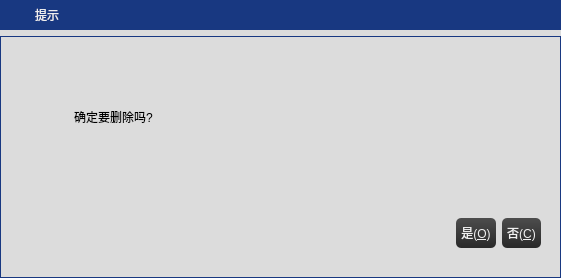
<?xml version="1.0" encoding="UTF-8"?>
<ui version="4.0">
 <class>frmMessageBox</class>
 <widget class="QDialog" name="frmMessageBox">
  <property name="geometry">
   <rect>
    <x>0</x>
    <y>0</y>
    <width>561</width>
    <height>278</height>
   </rect>
  </property>
  <property name="windowTitle">
   <string>提示</string>
  </property>
  <property name="styleSheet">
   <string notr="true">QWidget
{
     background-color: #DCDCDC;
     padding: 1px;
     border-radius: 0px;
     opacity: 0;
}

QWidget#widget_title{
	background: qlineargradient(spread:pad, x1:0, y1:0, x2:0, y2:1, stop:0 #183881, stop:1 #183881);
}

QLabel#lab_Ico,QLabel#lab_Title{
	border-radius:0px;
	color: #F0F0F0;
	background-color:rgba(0,0,0,0);
	border-style:none;
}

.QGroupBox{
	border: 1px solid #183881;
	border-radius: 0px;
}

.QPushButton{
	border-style: none;
	border: 0px;
	color: #F0F0F0;
	padding: 5px;	
	min-height: 20px;
	border-radius:5px;
	background: qlineargradient(spread:pad, x1:0, y1:0, x2:0, y2:1, stop:0 #4D4D4D, stop:1 #292929); 
}

QPushButton#btnMenu_Close{
	border-style: none;
	border: 0px;
	color: #F0F0F0;
	padding: 5px;	
	min-height: 20px;
	border-radius:0px;
	background: qlineargradient(spread:pad, x1:0, y1:0, x2:0, y2:1, stop:0 #183881, stop:1 #183881); 
}


.QPushButton:hover{ 
	background: qlineargradient(spread:pad, x1:0, y1:0, x2:0, y2:1, stop:0 #636363, stop:1 #575757);
}

.QPushButton:pressed{ 
	background: qlineargradient(spread:pad, x1:0, y1:0, x2:0, y2:1, stop:0 #4D4D4D, stop:1 #292929);
}


QPushButton#btnMenu_Close:hover{
	background-color: qlineargradient(spread:pad, x1:0, y1:1, x2:0, y2:0, stop:0 rgba(238, 0, 0, 128), stop:1 rgba(238, 44, 44, 255));
}

</string>
  </property>
  <layout class="QGridLayout" name="gridLayout">
   <property name="leftMargin">
    <number>0</number>
   </property>
   <property name="topMargin">
    <number>0</number>
   </property>
   <property name="rightMargin">
    <number>0</number>
   </property>
   <property name="bottomMargin">
    <number>0</number>
   </property>
   <item row="0" column="0">
    <widget class="QWidget" name="widget_title" native="true">
     <property name="sizePolicy">
      <sizepolicy hsizetype="Preferred" vsizetype="Fixed">
       <horstretch>0</horstretch>
       <verstretch>0</verstretch>
      </sizepolicy>
     </property>
     <property name="minimumSize">
      <size>
       <width>100</width>
       <height>28</height>
      </size>
     </property>
     <layout class="QHBoxLayout" name="horizontalLayout_2">
      <property name="spacing">
       <number>0</number>
      </property>
      <property name="leftMargin">
       <number>0</number>
      </property>
      <property name="topMargin">
       <number>0</number>
      </property>
      <property name="rightMargin">
       <number>0</number>
      </property>
      <property name="bottomMargin">
       <number>0</number>
      </property>
      <item>
       <widget class="QLabel" name="lab_Ico">
        <property name="sizePolicy">
         <sizepolicy hsizetype="Minimum" vsizetype="Preferred">
          <horstretch>0</horstretch>
          <verstretch>0</verstretch>
         </sizepolicy>
        </property>
        <property name="minimumSize">
         <size>
          <width>31</width>
          <height>0</height>
         </size>
        </property>
        <property name="text">
         <string/>
        </property>
        <property name="alignment">
         <set>Qt::AlignCenter</set>
        </property>
       </widget>
      </item>
      <item>
       <widget class="QLabel" name="lab_Title">
        <property name="sizePolicy">
         <sizepolicy hsizetype="Expanding" vsizetype="Preferred">
          <horstretch>0</horstretch>
          <verstretch>0</verstretch>
         </sizepolicy>
        </property>
        <property name="styleSheet">
         <string notr="true">font: 10pt &quot;微软雅黑&quot;;</string>
        </property>
        <property name="text">
         <string>提示</string>
        </property>
        <property name="alignment">
         <set>Qt::AlignLeading|Qt::AlignLeft|Qt::AlignVCenter</set>
        </property>
       </widget>
      </item>
      <item>
       <widget class="QWidget" name="widget_menu" native="true">
        <property name="sizePolicy">
         <sizepolicy hsizetype="Minimum" vsizetype="Preferred">
          <horstretch>0</horstretch>
          <verstretch>0</verstretch>
         </sizepolicy>
        </property>
        <layout class="QHBoxLayout" name="horizontalLayout">
         <property name="spacing">
          <number>0</number>
         </property>
         <property name="leftMargin">
          <number>0</number>
         </property>
         <property name="topMargin">
          <number>0</number>
         </property>
         <property name="rightMargin">
          <number>0</number>
         </property>
         <property name="bottomMargin">
          <number>0</number>
         </property>
         <item>
          <widget class="QPushButton" name="btnMenu_Close">
           <property name="sizePolicy">
            <sizepolicy hsizetype="Minimum" vsizetype="Expanding">
             <horstretch>0</horstretch>
             <verstretch>0</verstretch>
            </sizepolicy>
           </property>
           <property name="minimumSize">
            <size>
             <width>40</width>
             <height>30</height>
            </size>
           </property>
           <property name="cursor">
            <cursorShape>ArrowCursor</cursorShape>
           </property>
           <property name="focusPolicy">
            <enum>Qt::NoFocus</enum>
           </property>
           <property name="toolTip">
            <string>关闭</string>
           </property>
           <property name="text">
            <string/>
           </property>
           <property name="flat">
            <bool>true</bool>
           </property>
          </widget>
         </item>
        </layout>
       </widget>
      </item>
     </layout>
    </widget>
   </item>
   <item row="1" column="0">
    <widget class="QWidget" name="widget_main" native="true">
     <property name="styleSheet">
      <string notr="true">font: 11pt &quot;微软雅黑&quot;;</string>
     </property>
     <layout class="QVBoxLayout" name="verticalLayout_2">
      <property name="spacing">
       <number>0</number>
      </property>
      <property name="leftMargin">
       <number>0</number>
      </property>
      <property name="topMargin">
       <number>0</number>
      </property>
      <property name="rightMargin">
       <number>0</number>
      </property>
      <property name="bottomMargin">
       <number>0</number>
      </property>
      <item>
       <widget class="QGroupBox" name="groupBox">
        <property name="title">
         <string/>
        </property>
        <widget class="QLabel" name="labIcoMain">
         <property name="geometry">
          <rect>
           <x>10</x>
           <y>60</y>
           <width>45</width>
           <height>45</height>
          </rect>
         </property>
         <property name="styleSheet">
          <string notr="true">border-image: url(:/img/images/info.png);</string>
         </property>
         <property name="text">
          <string/>
         </property>
        </widget>
        <widget class="QLabel" name="labInfo">
         <property name="geometry">
          <rect>
           <x>70</x>
           <y>10</y>
           <width>461</width>
           <height>141</height>
          </rect>
         </property>
         <property name="text">
          <string>确定要删除吗?</string>
         </property>
         <property name="scaledContents">
          <bool>false</bool>
         </property>
         <property name="alignment">
          <set>Qt::AlignLeading|Qt::AlignLeft|Qt::AlignVCenter</set>
         </property>
         <property name="wordWrap">
          <bool>true</bool>
         </property>
        </widget>
        <widget class="QWidget" name="layoutWidget">
         <property name="geometry">
          <rect>
           <x>270</x>
           <y>180</y>
           <width>271</width>
           <height>34</height>
          </rect>
         </property>
         <layout class="QHBoxLayout" name="horizontalLayout_3">
          <item>
           <spacer name="horizontalSpacer">
            <property name="orientation">
             <enum>Qt::Horizontal</enum>
            </property>
            <property name="sizeHint" stdset="0">
             <size>
              <width>40</width>
              <height>20</height>
             </size>
            </property>
           </spacer>
          </item>
          <item>
           <widget class="QPushButton" name="btnOk">
            <property name="cursor">
             <cursorShape>PointingHandCursor</cursorShape>
            </property>
            <property name="focusPolicy">
             <enum>Qt::StrongFocus</enum>
            </property>
            <property name="styleSheet">
             <string notr="true"/>
            </property>
            <property name="text">
             <string>是(&amp;O)</string>
            </property>
            <property name="icon">
             <iconset>
              <normaloff>:/image/update.png</normaloff>:/image/update.png</iconset>
            </property>
            <property name="iconSize">
             <size>
              <width>20</width>
              <height>20</height>
             </size>
            </property>
           </widget>
          </item>
          <item>
           <widget class="QPushButton" name="btnCancel">
            <property name="cursor">
             <cursorShape>PointingHandCursor</cursorShape>
            </property>
            <property name="focusPolicy">
             <enum>Qt::StrongFocus</enum>
            </property>
            <property name="styleSheet">
             <string notr="true"/>
            </property>
            <property name="text">
             <string>否(&amp;C)</string>
            </property>
            <property name="icon">
             <iconset>
              <normaloff>:/image/close.png</normaloff>:/image/close.png</iconset>
            </property>
            <property name="iconSize">
             <size>
              <width>20</width>
              <height>20</height>
             </size>
            </property>
           </widget>
          </item>
         </layout>
        </widget>
       </widget>
      </item>
     </layout>
    </widget>
   </item>
  </layout>
 </widget>
 <resources/>
 <connections/>
</ui>
